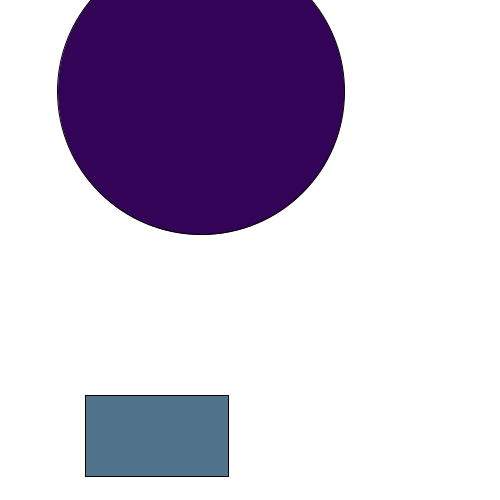
Frame 1 (no input)
Frame 60 (the mouse pressed at the canvas centre just before this capture): identical to frame 1, image omitted
Frame 120 (the mouse held since frame 60 and released just before this capture): identical to frame 1, image omitted

The Processing sketch that drew this single still picture (run headless with seeded random() and noise(); from frame 60 on, the mouse is pressed at the canvas centre):

// Processing sketch: tutorial5_number2
// ── tutorial5_number2.pde
Rect rect1;
Circle circ1;

void setup(){
  size(500,500);
  smooth(8);
  
  float w = random(40,200);
  float h = random(40,200);
  float r = random(10,150);
  
  for(int i = 0; i < 2; i++){
    float x = random(50,width);
    float y = random(50,height);    
    
    if(i == 0){
      rect1 = new Rect(x,y,w,h);
    }
    else{
      circ1 = new Circle(x,y,r);
    }
  }
}

void draw(){
  background(255);
  
  rect1.drawShape();
  circ1.drawShape();
}

void mousePressed(){
  if(rect1.onShape(mouseX, mouseY)){
    rect1.selected = true;
    circ1.selected = false;
  } else {
    circ1.selected = circ1.onShape(mouseX, mouseY);
    rect1.selected = false;
  }
}

void mouseDragged(){
  rect1.dragged(mouseX, mouseY);
  circ1.dragged(mouseX, mouseY);
}

// ── Shapes.pde
class Shapes{
  float x, y;
  boolean selected;
  
  Shapes(float x, float y){
    this.x = x;
    this.y = y;
    this.selected = false;
  }
  
  boolean onShape(float mx, float my){
    // Base implementation: no hit area; subclasses should override this method.
    return false;
  }
  
  void dragged(float mx, float my){
    if (selected){
      x = mx;
      y = my;
    }
  }
  
  void drawShape(){}

}

class Rect extends Shapes{
  float w, h;
  color c;
  
  Rect(float x, float y, float w, float h){
    super(x,y);
    this.w = w;
    this.h = h;
    this.c = color(random(255), random(255),random(255));
  }
  
  boolean onShape(float mx, float my){
    return(mx > x-w/2 && mx < x+w/2 && my > y-h/2 && my < y+h/2 );
  }
  
  void drawShape(){
    fill(c);
    rectMode(CENTER);
    rect(x,y,w,h);
  }

}

class Circle extends Shapes{
  float r;
  color c;
  
  Circle(float x, float y, float r){
    super(x,y);
    this.r = r;
    this.c = color(random(255), random(255), random(255));
  }
  
  boolean onShape(float mx, float my){
    return dist(mx,my,x,y) < r;
  }
  
  void drawShape(){
    fill(c);
    ellipseMode(CENTER);
    ellipse(x, y, 2*r, 2*r);
  }
}
